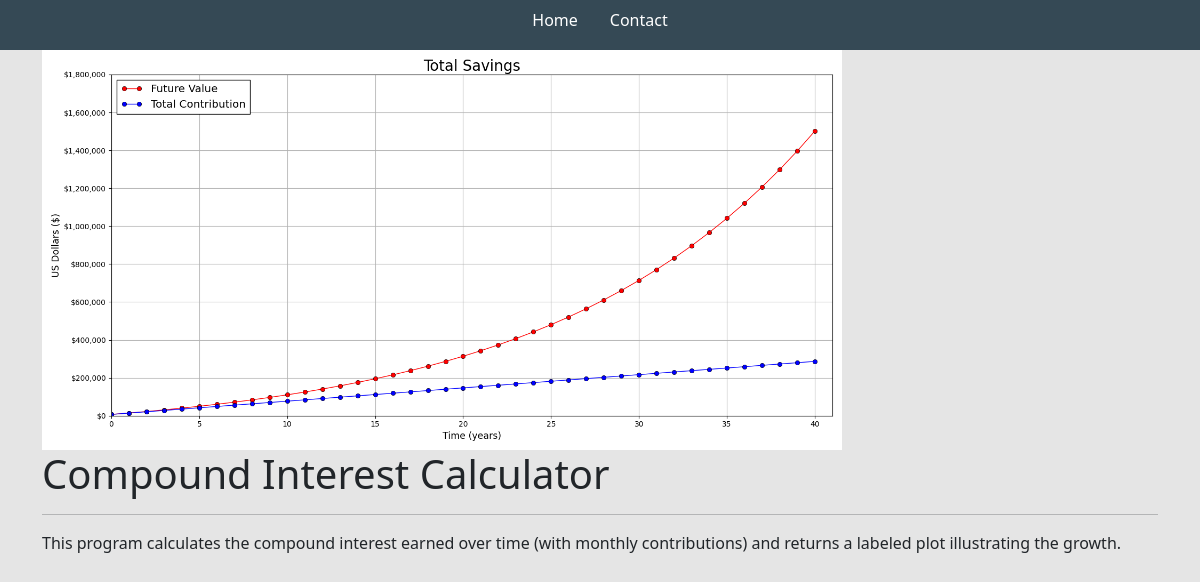
Page /project/3438e409-02a1-43dd-8e25-ffd44672edfd/ on the committed database.
### base/models.py (models this page shows, shortened)
class Project(models.Model):
	title = models.CharField(max_length=200, null=True)
	thumbnail = models.ImageField(null=True)
	body = models.TextField()
	slug = models.SlugField(null=True, blank=True)
	created = models.DateTimeField(auto_now_add=True)
	id = models.UUIDField(default=uuid.uuid4, unique=True, primary_key=True, editable=False)

### base/views.py (the view)
# urls.py: path('project/<str:pk>/', views.projectPage, name="project"),
def projectPage(request, pk):
	project = Project.objects.get(id=pk)
	context = {'project': project}
	return render(request, 'base/project.html', context)

### base/templates/base/project.html
{% extends 'base/main.html' %}
{% load static %}
{% block content %}
<div class="container">
    <img class='project-image' src="{{project.thumbnail.url}}">
    <h1>{{project.title}}</h1>
    <hr>
    <p>{{project.body}}</p>
</div>
{% endblock content %}

### static/styles/main.css (style rules this page uses)
body { background-color: #E5E5E5; }
.project-image { max-width: 800px; }

### rows in the picture
Project: thumbnail (picture), title "Compound Interest Calculator", body "This program calculates the compound interest earned over time (with monthly contributions) and returns a labeled plot illustrating the growth."
